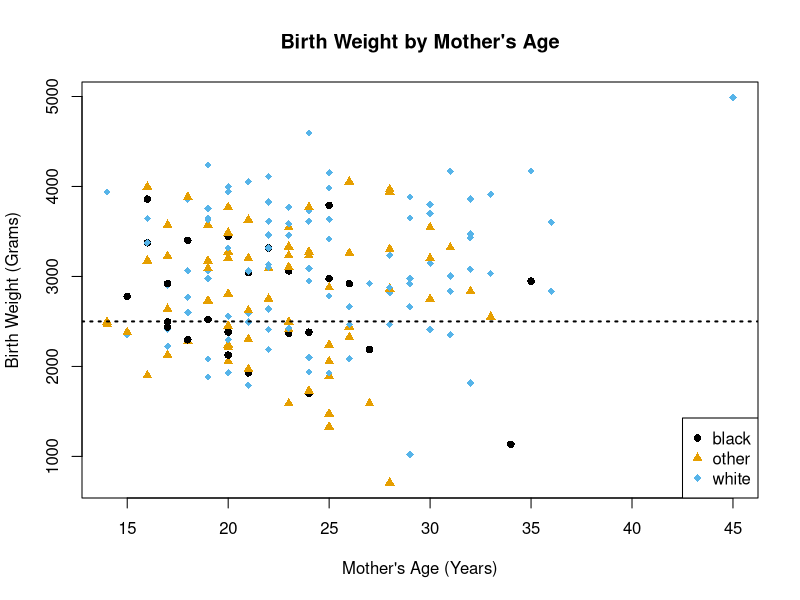

The R script that drew this image:
## ---- chunk 1
library(MASS)

# Assign more descriptive variable names
colnames(birthwt) <- c("birthwt.below.2500", "mother.age", "mother.weight", 
    "race", "mother.smokes", "previous.prem.labor", "hypertension", "uterine.irr", 
    "physician.visits", "birthwt.grams")

# Assign more descriptive factor levels and convert variables to factors as needed
library(plyr)
birthwt <- transform(birthwt, 
            race = as.factor(mapvalues(race, c(1, 2, 3), 
                              c("white","black", "other"))),
            mother.smokes = as.factor(mapvalues(mother.smokes, 
                              c(0,1), c("no", "yes"))),
            hypertension = as.factor(mapvalues(hypertension, 
                              c(0,1), c("no", "yes"))),
            uterine.irr = as.factor(mapvalues(uterine.irr, 
                              c(0,1), c("no", "yes"))),
            birthwt.below.2500 = as.factor(mapvalues(birthwt.below.2500,
                              c(0,1), c("no", "yes")))
            )
## ---- chunk 2
with(birthwt, tapply(birthwt.grams, list(race, mother.smokes, hypertension), FUN = mean))
## ---- chunk 3
aggregate(birthwt.grams ~ race + mother.smokes + hypertension, FUN = mean, data = birthwt)
## ---- chunk 4
by(data = birthwt[c("birthwt.grams", "mother.age")], 
   INDICES = birthwt["mother.smokes"], 
   FUN = function(x) {cor(x[,1], x[,2])})
## ---- chunk 5
by(data = birthwt[c("birthwt.grams", "mother.age")], 
   INDICES = birthwt["race"], 
   FUN = function(x) {cor(x[,1], x[,2])})
## ---- chunk 6
cbPalette <- c("#000000", "#E69F00", "#56B4E9", "#009E73", "#F0E442", "#0072B2", "#D55E00", "#CC79A7")

points.base <- c(16, 17, 18)
cols.base <- cbPalette[1:3] 
point.symbols <- points.base[birthwt$race]  
point.cols <- cols.base[birthwt$race]       
with(birthwt, plot(mother.age, birthwt.grams, 
                   main="Birth Weight by Mother's Age", 
                   xlab="Mother's Age (Years)", 
                   ylab="Birth Weight (Grams)",
                   col=point.cols,
                   pch=point.symbols))
legend("bottomright", legend = levels(birthwt$race), col=cols.base,pch=points.base)
abline(h = 2500, col = cbPalette[1], lty = 3,lwd = 2)
## ---- chunk 7
#the solution is in part a above
